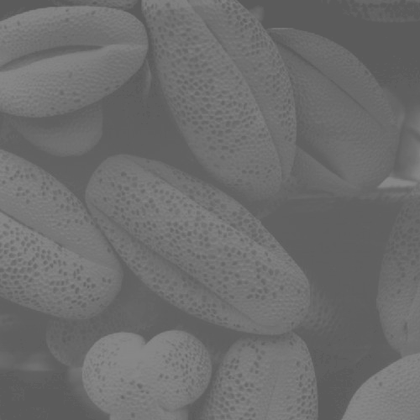
%> input picture imagepro/E3-2.tif, 420 x 420 px, shrunk from 500 x 500 before the run
$ octave histogramMatching.m   (GNU Octave 9; MATLAB toolbox functions it lacks are replaced by stand-ins)
%> lines starting %> are read from the running program, lines starting %| are printed output that depends on the picture
x = imread('E3-2.tif');
%> x is the input picture: size 420x420 uint8; min 88, max 137, mean 109.1
y = imread('E3-3.tif');
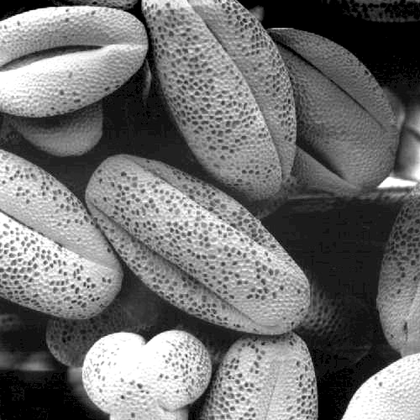
%> input picture imagepro/E3-3.tif, 420 x 420 px, shrunk from 500 x 500 before the run
%> y is the input picture: size 420x420 uint8; min 0, max 255, mean 113.2
x1 = double(x);
y1 = double(y);
[r,c] = size(x1);
%> r = 420; c = 420
l = zeros(256,1);
m = zeros(256,1);
for i = 1:r
    for j = 1:c
        l(x1(i,j)+1)=l(x1(i,j)+1)+1;
    end
end
%> after the loop, l = 256 values, max 13308 at index 97, min 0 at index 1, mean 689.1
for i = 1:r
    for j = 1:c
        m(y1(i,j)+1)=m(y1(i,j)+1)+1;
    end
end
%> after the loop, m = 256 values, max 10370 at index 1, min 174 at index 8, mean 689.1

for i= 2:256
    l(i)=l(i)+l(i-1);
    m(i)=m(i)+m(i-1);
end
%> after the loop, l = 256 values from 0 to 176400; m = 256 values from 10370 to 176400

for i = 1:256
    l(i)=l(i)/(r*c);
    m(i)=m(i)/(r*c);
end
%> after the loop, l = 256 values from 0 to 1; m = 256 values from 0.0588 to 1

for i = 1:256
    l(i)=l(i)*255;
    m(i)=m(i)*255;
end
%> after the loop, l = 256 values from 0 to 255; m = 256 values from 14.99 to 255

newmap = zeros(256,1);
i=1;
j=1;

while (j < 257)
    while (m(j) >= l(i))
       newmap(i)=j-1;
       i=i+1;
       if(i==257)
           break;
       end
    end
    if(i==257)
           break;
       end
    j=j+1;
end
%> after the loop, i = 257; j = 256; newmap = 256 values from 0 to 255

for i = 1:r
    for j = 1:c
        y1(i,j)=newmap(y1(i,j)+1);
    end
end
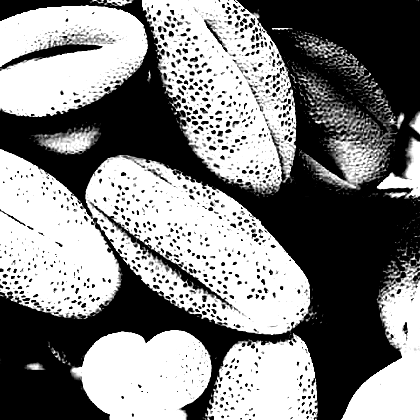
%> y1: size 420x420 double; min 0, max 255, mean 131.2

subplot(1,2,1),imshow(y);
title('before');
subplot(1,2,2),imshow(uint8(y1));
title('after');
